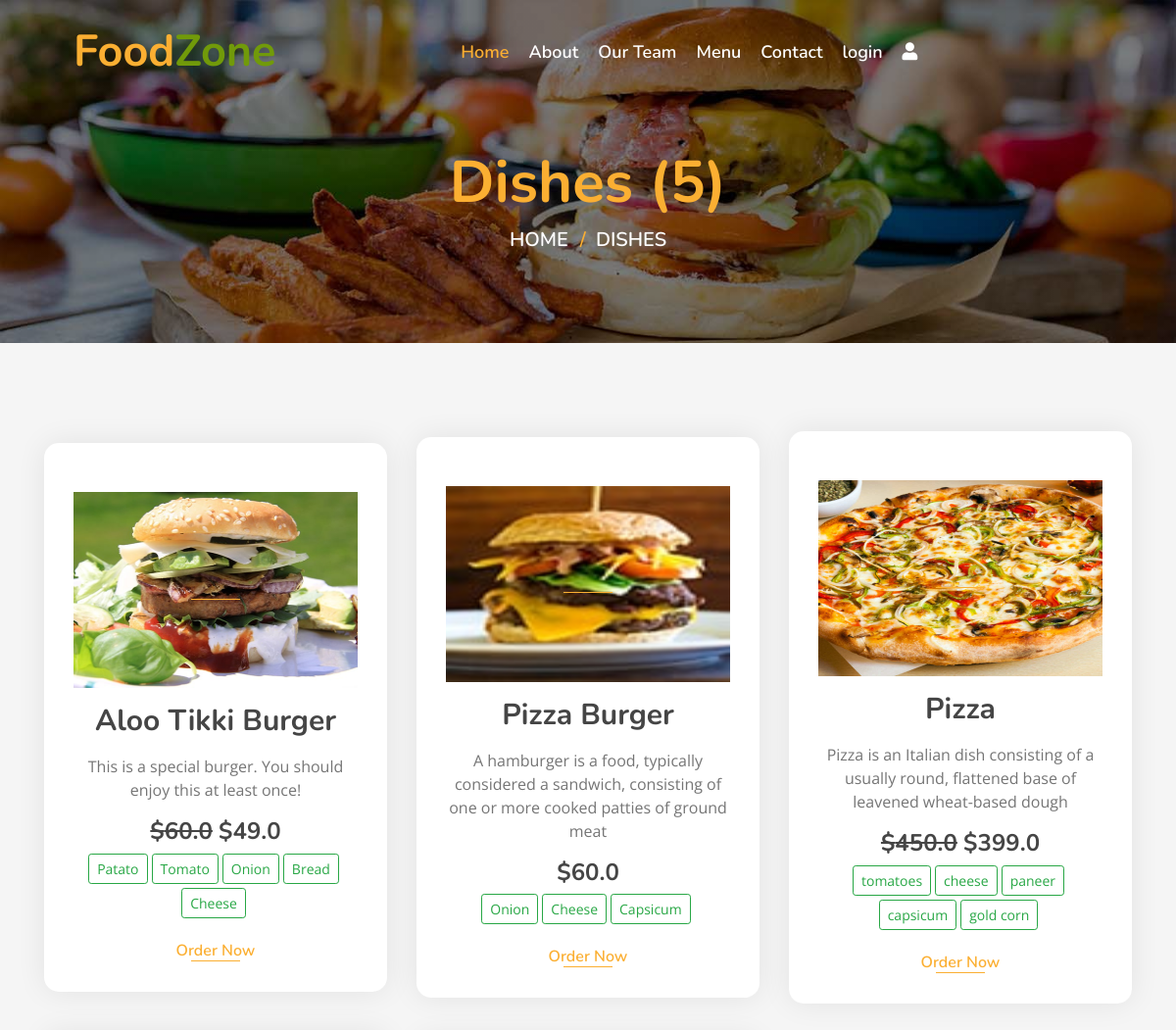
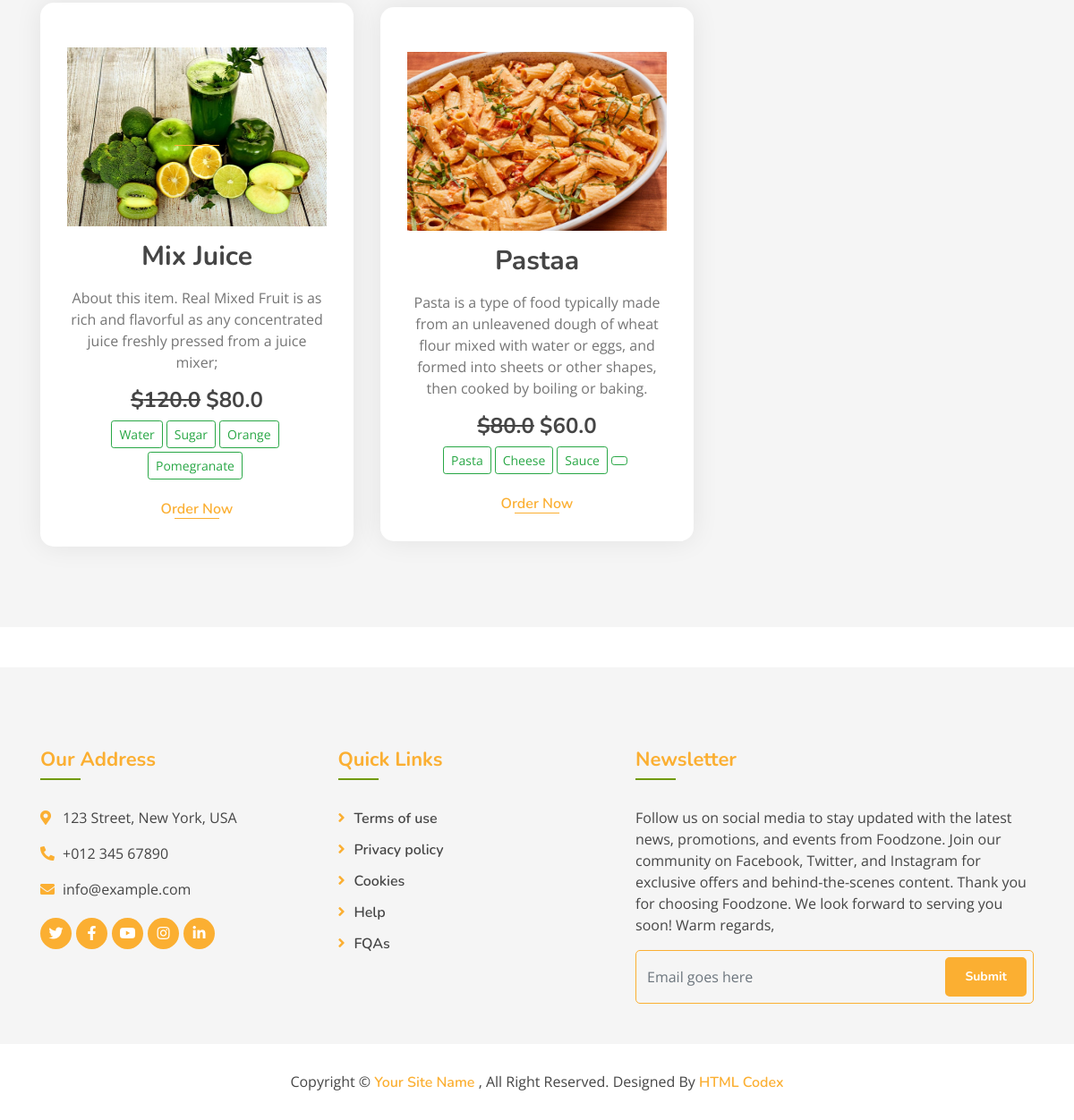
Screenshot of /dishes/ with the database file from the repository (2 pictures, top to bottom).
### myapp/models.py (models this page shows, shortened)
class Dish(models.Model):
    name = models.CharField(max_length=200, unique=True)
    image = models.ImageField(upload_to='dishes/%Y/%m/%d')
    ingredients = models.TextField()
    details = models.TextField(blank=True)
    category = models.ForeignKey(Category, on_delete=models.CASCADE)
    price = models.FloatField()
    discounted_price = models.FloatField(blank=True)
    is_available = models.BooleanField(default=True)
    added_on = models.DateTimeField(auto_now_add=True)
    updated_on = models.DateTimeField(auto_now=True)
    class Meta:
        verbose_name_plural ="Dish Table"

### myapp/views.py (the view)
# urls.py: path('dishes/',views.all_dishes,name="all_dishes"),
def all_dishes(request):
    context={}
    dishes = Dish.objects.all()
    if "q" in request.GET:
        id = request.GET.get("q")
        dishes = Dish.objects.filter(category__id=id)
        context['dish_category'] = Category.objects.get(id=id).name
    context['dishes'] = dishes
    return render(request,'all_dishes.html', context)

### template/all_dishes.html (shortened to what this page needs)
{% extends "base.html" %}
{% block content %}
<div class="page-header mb-0">
    <div class="container">
        <div class="row">
            <div class="col-12">
                <h2>{% if dish_category %} {{dish_category}} {% else %}Dishes {% endif %}({{dishes|length}})</h2>
            </div>
            <div class="col-12">
                <a href="/">Home</a>
                <a href="/dishes">Dishes</a>
            </div>
        </div>
    </div>
</div>
<div class="food mt-0">
    <div class="container">
        <div class="row align-items-center">
        {% for i in dishes %}
            <div class="col-md-4">
                {% if i.is_available %}
                <div class="food-item">
                {% else %}
                <div class="food-item" style="background-color: lightgray;">
                {% endif %}
                    <a href="/media/{{i.image}}" target="_blank"><img src="/media/{{i.image}}" style="height: 200px;width: 100%;"></a>
                    <h2 class="my-3">{{i.name}}</h2>
                    <p>
                        {{i.details}}
                    </p>
                    <h4 class="menu-text" style="font-weight: normal;">
                        {% if i.price != i.discounted_price %}
                            <strong><del>&dollar;{{i.price}}</del></strong>
                        {% endif %}
                            <strong>&dollar;{{i.discounted_price}}</strong>
                    </h4>
                    <p>
                    </p>
                    {% if i.is_available %}
                    <a href="{% url 'dish' id=i.id %}">Order Now</a>
                    {% else %}
                        <p class="text-danger">Not Available for delivery!</p>
                    {% endif %}
                </div>
            </div>
        {% endfor %}
        </div>
    </div>
</div>
{% endblock %}

### template/base.html (shortened to what this page needs)
<!DOCTYPE html>
{% load static %}
<html lang="en">
<head>
    <link href="https://stackpath.bootstrapcdn.com/bootstrap/4.4.1/css/bootstrap.min.css" rel="stylesheet">
    <link href="https://cdnjs.cloudflare.com/ajax/libs/font-awesome/5.10.0/css/all.min.css" rel="stylesheet">
    <link href="/static/lib/animate/animate.min.css" rel="stylesheet">
    <link href="/static/lib/owlcarousel/assets/owl.carousel.min.css" rel="stylesheet">
    <link href="/static/lib/flaticon/font/flaticon.css" rel="stylesheet">
    <link href="/static/lib/tempusdominus/css/tempusdominus-bootstrap-4.min.css" rel="stylesheet" />
    <link href="/static/css/style.css" rel="stylesheet">
</head>
<body>
    <div class="navbar navbar-expand-lg bg-light navbar-light">
        <div class="container-fluid">
            <a href="{% url 'index' %}" class="navbar-brand">Food<span>Zone</span></a>
            <div class="collapse navbar-collapse justify-content-between" id="navbarCollapse">
                <div class="navbar-nav mx-auto">
                    <a href="{% url 'index' %}" class="nav-item nav-link active">Home</a>
                    <a href="{% url 'about' %}" class="nav-item nav-link">About</a>
                    <a href="{% url 'team' %}" class="nav-item nav-link">Our Team</a>
                    <a href="{% url 'all_dishes' %}" class="nav-item nav-link">Menu</a>
                    <a href="{% url 'contact' %}" class="nav-item nav-link">Contact</a>
                    <a href="{% url 'login' %}" class="nav-item nav-link">login</a>
                    {% if user.is_authenticated %}
                    <div class="nav-item dropdown">
                        <a href="#" class="nav-link dropdown-toggle" data-toggle="dropdown"><i
                                class="fas fa-user"></i></a>
                        <div class="dropdown-menu">
                            {% if user.is_superuser or user.is_staff %}
                            <a href="{% url 'admin:index' %}" class="dropdown-item">Dashboard</a>
                            {% else %}
                            <a href="{% url 'dashboard' %}" class="dropdown-item">Dashboard</a>
                            {% endif %}
                            <a href="{% url 'logout' %}" class="dropdown-item">Logout</a>
                        </div>
                    </div>
                    {% else %}
                    <a href="{% url 'register' %}" class="nav-link"><i class="fas fa-user"></i></a>
                    {% endif %}
                </div>
            </div>
        </div>
    </div>
    {% block content %}
    {% endblock %}
    <div class="footer">
        <div class="container">
            <div class="row">
                <div class="col-lg-7">
                    <div class="row">
                        <div class="col-md-6">
                            <div class="footer-contact">
                                <h2>Our Address</h2>
                                <p><i class="fa fa-map-marker-alt"></i>123 Street, New York, USA</p>
                                <p><i class="fa fa-phone-alt"></i>+012 345 67890</p>
                                <p><i class="fa fa-envelope"></i>info@example.com</p>
                                <div class="footer-social">
                                    <a href=""><i class="fab fa-twitter"></i></a>
                                    <a href="https://www.facebook.com/SachTechSol/" target="_blank"><i
                                            class="fab fa-facebook-f"></i></a>
                                    <a href=""><i class="fab fa-youtube"></i></a>
                                    <a href=""><i class="fab fa-instagram"></i></a>
                                    <a href=""><i class="fab fa-linkedin-in"></i></a>
                                </div>
                            </div>
                        </div>
                        <div class="col-md-6">
                            <div class="footer-link">
                                <h2>Quick Links</h2>
                                <a href="">Terms of use</a>
                                <a href="">Privacy policy</a>
                                <a href="">Cookies</a>
                                <a href="">Help</a>
                                <a href="">FQAs</a>
                            </div>
                        </div>
                    </div>
                </div>
                <div class="col-lg-5">
                    <div class="footer-newsletter">
                        <h2>Newsletter</h2>
                        <p>
                            Follow us on social media to stay updated with the latest news, promotions, and events from Foodzone. Join our community on Facebook, Twitter, and Instagram for exclusive offers and behind-the-scenes content.
                                Thank you for choosing Foodzone. We look forward to serving you soon!
                                Warm regards,
                        </p>
                        <div class="form">
                            <input class="form-control" placeholder="Email goes here">
                            <button class="btn custom-btn">Submit</button>
                        </div>
                    </div>
                </div>
            </div>
        </div>
        <div class="copyright">
            <div class="container">
                <p>Copyright &copy; <a href="#">Your Site Name
                </a>, All Right Reserved.</p>
                <p>Designed By <a href="https://htmlcodex.com">HTML Codex</a></p>
            </div>
        </div>
    </div>
</body>
</html>

### rows the page displays
Dish: image (picture), name "Aloo Tikki Burger", details "This is a special burger. You should enjoy this at least once!", price "60.0", discounted_price "49.0", is_available "Order Now"
Dish: image (picture), name "Pizza Burger", details "A hamburger is a food, typically considered a sandwich, consisting of one or more cooked patties of ground meat", discounted_price "60.0", is_available "Order Now"
Dish: image (picture), name "Pizza", details "Pizza is an Italian dish consisting of a usually round, flattened base of leavened wheat-based dough", price "450.0", discounted_price "399.0", is_available "Order Now"
Dish: image (picture), name "Mix Juice", details "About this item. Real Mixed Fruit is as rich and flavorful as any concentrated juice freshly pressed from a juice mixer;", price "120.0", discounted_price "80.0", is_available "Order Now"
Dish: image (picture), name "Pastaa", details "Pasta is a type of food typically made from an unleavened dough of wheat flour mixed with water or eggs, and formed into sheets or other shapes, then cooked by boiling or baking.", price "80.0", discounted_price "60.0", is_available "Order Now"

### other values shown
{{ dishes|length }} "5"
